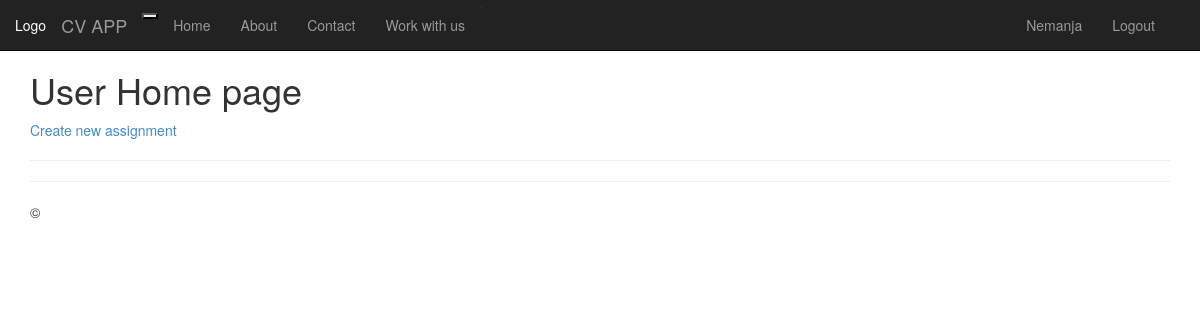
/profile/ (signed in), run on an earlier commit of the app's database.
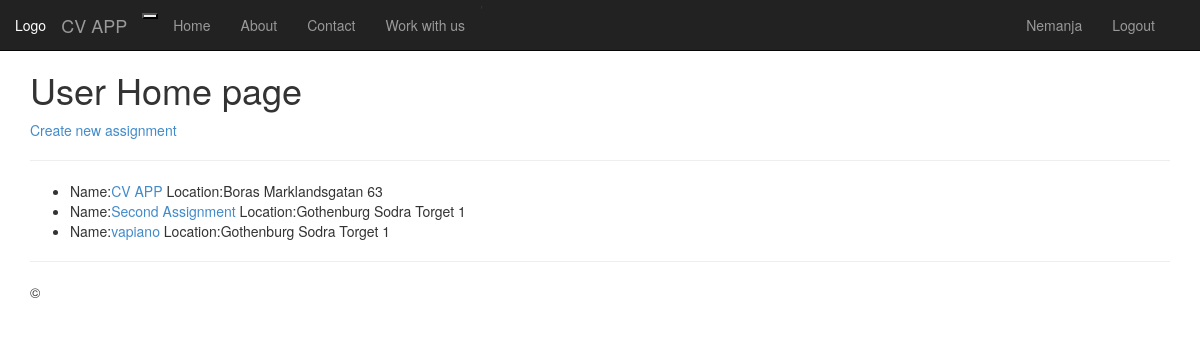
And on a later commit of the database.
### assignment/models.py (models this page shows, shortened)
class Assignment(models.Model):
    host=models.ForeignKey(User,on_delete=models.SET_NULL,blank=True, null=True)
    tags=models.ManyToManyField(Tag,blank=True, null=True  )
    title = models.CharField(max_length=200)
    slug = models.SlugField(unique=True)
    description = models.TextField()
    location = models.ForeignKey(Location, on_delete=models.CASCADE)
    applicant=models.ManyToManyField(Applicant,blank=True, null=True)
    updated = models.DateTimeField(auto_now=True)
    created = models.DateTimeField(auto_now_add=True)

class Location(models.Model):
    name = models.CharField(max_length=200)
    adress = models.CharField(max_length=300)
    def __str__(self):
       adress=self.name+' '+ self.adress
       return adress

### user_profile/views.py (the view)
# urls.py: path('',views.profile_page, name='profile'),
def profile_page(request):
    if request.user.is_authenticated:
        assignments = []
        for assignment in Assignment.objects.filter(host=request.user):
            assignments.append(assignment)
        context={'assignments':assignments}
        return render(request,'user_profile/profile-page.html',context)
    return redirect('login')

### user_profile/templates/user_profile/profile-page.html (shortened to what this page needs)
{% extends "app/layout.html" %}
{% block content %}
<h1>User Home page</h1>
{% if request.user.is_staff %}
<div >
    <div >
      <a href="{% url 'create-assignment' %}">Create new assignment</a>
      <hr>
      <ul>
      {% for assignment in assignments %}
        <li>Name:<a href="{% url 'assignment-details' assignment.slug %}">{{assignment.title}}</a> Location:{{assignment.location}} </li>
      {% endfor %}
    </ul>
    </div>
{% endif %}
{% endblock  %}

### app/templates/app/layout.html (shortened to what this page needs)
<!DOCTYPE html>
<html>
<head>
    {% load static %}
    <link rel="stylesheet" type="text/css" href="{% static 'app/content/bootstrap.min.css' %}" />
    <link rel="stylesheet" type="text/css" href="{% static 'app/content/site.css' %}" />
</head>
<body>
    <div class="navbar navbar-inverse navbar-fixed-top">
        <div>
            <ul class="nav navbar-nav navbar-left">
                <li><a href="{% url 'profile' %}">Logo </a></li>
        </div>
        <div class="container">
            <div class="navbar-header">
                <button type="button" class=" " data-toggle="collapse" data-target=".navbar-collapse">
                </button>
                <a href="/" class="navbar-brand">CV APP </a>
            </div>
            <div class="navbar-collapse collapse">
                <ul class="nav navbar-nav">
                    <li><a href="{% url 'home' %}">Home</a></li>
                    <li><a href="{% url 'about' %}">About</a></li>
                    <li><a href="{% url 'contact' %}">Contact</a></li>'
                     <li><a href="{% url 'all-assignments' %}">Work with us </a></li>
                </ul>
                <div>
                    <ul class="nav navbar-nav navbar-right">
                      {% if request.user.is_authenticated %}
                      <li><a href="{% url 'profile' %}">{{ user.username}} </a></li>
                      <li><a href="{% url 'logout' %}">Logout </a></li>
                      {% else %}
                      <li><a href="{% url 'login' %}">Login </a></li>
                      {% endif  %}
                     </ul>
                </div>
            </div>
        </div>
    </div>
    <div class="container body-content">
{% block content %}{% endblock %}
        <hr/>
        <footer>
            <p>&copy; {{ year }} </p>
        </footer>
    </div>
</body>
</html>

### app/static/app/content/site.css (style rules this page uses)
body { padding-top: 50px; padding-bottom: 20px; }
.body-content { padding-left: 15px; padding-right: 15px; }

What changed in the data, as far as the page shows it:
added Assignment: title "CV APP", location "Boras Marklandsgatan 63"
added Assignment: title "Second Assignment", location "Gothenburg Sodra Torget 1"
added Assignment: title "vapiano", location "Gothenburg Sodra Torget 1"
